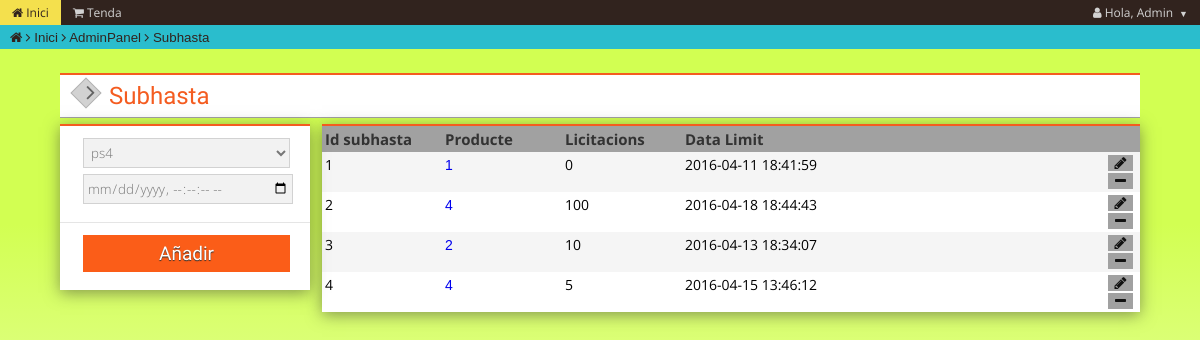
The app's page /admin/subhasta.php (signed in), older data.
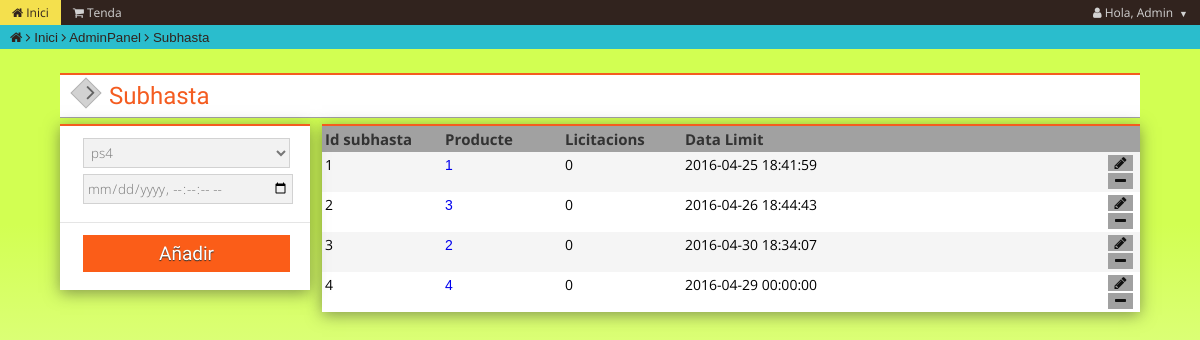
The same page, newer data.
### tables this page shows
CREATE TABLE IF NOT EXISTS `Subhasta` (
  `id_subhasta` int(10) NOT NULL AUTO_INCREMENT,
  `id_producte` int(10) NOT NULL,
  `num_licitacions` int(10) DEFAULT NULL,
  `temps` timestamp NOT NULL DEFAULT CURRENT_TIMESTAMP ON UPDATE CURRENT_TIMESTAMP,
  `completada` int(1) NOT NULL,
  PRIMARY KEY (`id_subhasta`),
  KEY `id_producte` (`id_producte`)
);

### System/Classes/Producte.php (called while the page is built, shortened)
<?php
    class Producte{
        private $id_producte;
        private $nom;
        public function view_all(){
            $db = new connexio();
            $sql = "SELECT * FROM Producte";
            $query = $db->query($sql);
            $rtn = array();
            while($obj = $query->fetch_assoc()){
                $Producte = new Producte($obj["id_producte"],$obj["nom"],$obj["descripcio"],$obj["caracteristiques"],$obj["link_img"],$obj["id_categoria"],$obj["preu_mercat"]);
                array_push($rtn, $Producte);
            }
            return $rtn;
        }
        function __construct(){
            $args = func_get_args();
            $num = func_num_args();
            $f='__construct'. $num;
        }
        function __construct0(){
            $this->id_producte=0;
            $this->nom = "";
        }
        function __construct7($a1, $a2, $a3, $a4, $a5, $a6, $a7){
            $this->id_producte=$a1;
            $this->nom = $a2;
        }
        public function getId_Producte(){
            return $this->id_producte;
        }
        public function getNom(){
            return $this->nom;
        }
    }
?>

### System/Classes/Subhasta.php (called while the page is built, shortened)
<?php
    class Subhasta{
        private $id_subhasta;
        private $id_producte;
        private $num_licitacions;
        private $temps;
        public function view_all(){
            $db = new connexio();
            $sql = "SELECT * FROM Subhasta";
            $query = $db->query($sql);
            $rtn = array();
            while($obj = $query->fetch_assoc()){
                $Subhasta = new Subhasta($obj["id_subhasta"],$obj["id_producte"],$obj["num_licitacions"],$obj["temps"]);
                array_push($rtn, $Subhasta);
            }
            return $rtn;
        }
        function __construct(){
            $args = func_get_args();
            $num = func_num_args();
            $f='__construct'. $num;
        }
        function __construct0(){
            $this->id_subhasta=0;
            $this->id_producte = "";
            $this->num_licitacions = "";
            $this->temps = "";
        }
        function __construct4($a1, $a2, $a3, $a4){
            $this->id_subhasta=$a1;
            $this->id_producte = $a2;
            $this->num_licitacions = $a3;
            $this->temps = $a4;
        }
        function __construct5($a1, $a2, $a3, $a4, $a5){
            $this->id_subhasta=$a1;
            $this->id_producte = $a2;
            $this->num_licitacions = $a3;
            $this->temps = $a4;
        }
        public function getId_Subhasta(){
            return $this->id_subhasta;
        }
        public function getId_Producte(){
            return $this->id_producte;
        }
        public function getNum_Licitacions(){
            return $this->num_licitacions;
        }
        public function getTemps(){
            return $this->temps;
        }
    }
?>

### admin/subhasta.php (the view, shortened to what this page needs)
<?php
$migas='#Inici|../index.php#AdminPanel|index.php#Subhasta';
include "../Public/layouts/menu.php";
?>
<div class="user-box">
    <div class="user-content">
        <div class="user-title"><a href="../admin/"><span class="sb-return"><i class="fa fa-angle-left sb-return-icon"></i></span></a><h3>Subhasta</h3></div>
        <div class="caixa caixa1">
            <form method="POST" name="myForm" action="../System/Protocols/Subhasta_Inserir.php">
                <div class="user-info">
                    <div class="input-1">
                        <?php
                            require_once('../System/Classes/Producte.php');
                            $Producte = new Producte();
                            $rtn = $Producte->view_all();
                            echo '<select class="input" id="cat" value="" type="text" name="producte" autofocus required>';
                            foreach ($rtn as $row) {
                                echo '<option value="'.$row->getId_Producte().'">'.$row->getNom().'</option>';
                            }
                            echo '</select>';
                        ?>
                    </div>
                    <div class="input-1">
                        <input class="input" id="cat" placeholder="time" value="" type="datetime-local" name="time"  step="1" required>
                    </div>
                </div>
                <div style="border:none;" class="user-info" >
                    <div class="input-1">
                        <input id="logbutton" type="submit" value="Añadir">
                    </div>
                </div>
            </form>
        </div>
        <div class="caixa caixa2">
            <ul class="row">
                <li class="cell cellsubid celltop">Id subhasta</li>
                <li class="cell cellproid celltop">Producte</li>
                <li class="cell celllicit celltop">Licitacions</li>
                <li class="cell celldata celltop">Data Limit</li>
                <a class="cell celldel celltop" href="#"><li><strong>&nbsp;</strong></li></a>
                <a class="cell celldel celltop" href="#"><li><strong>&nbsp;</strong></li></a>
            </ul>
            <?php
                require_once('../System/Classes/Subhasta.php');
                $Subhasta = new Subhasta();
                $Subhasta = $Subhasta->view_all();
                $i = 0;
                foreach ($Subhasta as $row) {
                    $id_subasta = $row->getId_Subhasta();
                    $id_producte = $row->getId_Producte();
                    $licitacions = $row->getNum_Licitacions();
                    $temps = $row->getTemps();
                        if ( $i%2 == 0){
                           echo '
                            <ul class="row1">
                                <li class="cell cellsubid">'.$id_subasta.'&nbsp;</li>
                                <li class="cell cellproid"><a href=proDetail.php?idPro='.$id_producte.'>'.$id_producte.'</a>&nbsp;</li>
                                <li class="cell celllicit">'.$licitacions.'&nbsp;</li>
                                <li class="cell celldata">'.$temps.'&nbsp;</li>
                                <a class="cell celldel" href="modSub.php?modSub='.$id_subasta.'"><li><i class="fa fa-pencil" aria-hidden="true"></i></li></a><br>
                                <a class="cell celldel" href="delSub.php?delSub='.$id_subasta.'"><li><i class="fa fa-minus" aria-hidden="true"></i></li></a>
                            </ul>
                            ';
                        }else{
                            echo '
                            <ul class="row2">
                                <li class="cell cellsubid">'.$id_subasta.'&nbsp;</li>
                                <li class="cell cellproid"><a href=proDetail.php?idPro='.$id_producte.'>'.$id_producte.'</a>&nbsp;</li>
                                <li class="cell celllicit">'.$licitacions.'&nbsp;</li>
                                <li class="cell celldata">'.$temps.'&nbsp;</li>
                                <a class="cell celldel" href="modSub.php?modSub='.$id_subasta.'"><li><i class="fa fa-pencil" aria-hidden="true"></i></li></a><br>
                                <a class="cell celldel" href="delSub.php?delSub='.$id_subasta.'"><li><i class="fa fa-minus" aria-hidden="true"></i></li></a>
                            </ul>
                            ';
                        }
                    $i++;
                }
            ?>
        </div>
    </div>
</div>
<?php include "../Public/layouts/footer.php";?>

### Public/layouts/menu.php (shortened to what this page needs)
<html>
    <head>
        <?php
            $self = $_SERVER['PHP_SELF'];
            if (strpos($self,"admin/")) {
                echo '<link rel="stylesheet" href="http://netdna.bootstrapcdn.com/font-awesome/4.0.3/css/font-awesome.min.css" />';
            }else if (strpos($self,"user/")) {
                include "../System/Protocols/test.php";
                echo '<LINK REL=StyleSheet HREF="../Public/css/font-awesome.css" TYPE="text/css" MEDIA=screen>';
                echo '<LINK REL=StyleSheet HREF="../Public/css/style.css" TYPE="text/css" MEDIA=screen>';
                echo '<LINK REL=StyleSheet HREF="../Public/css/menu.css" TYPE="text/css" MEDIA=screen>';
                echo '<LINK REL=StyleSheet HREF="../Public/css/panellUser.css" TYPE="text/css" MEDIA=screen>';
                echo '<script src="../Public/jquery/jquery-1.12.0.min.js"></script>';
                echo '<script src="../Public/jquery/jquery-ui.min.js"></script>';
                echo '<link rel="shortcut icon" href="../favicon.ico">';
            }
        ?>
    </head>
    <body>
    <div class="header-box">
        <?php
            if(isset($_SESSION['usuari'])){
                $value=$_SESSION['usuari'];
            }
            echo '<div class="header-nav">';
                echo'<ul class="nav">';
                    if (strpos($self,"admin/")) {
                        echo'<li><a href="../index.php"><i class="fa fa-home" aria-hidden="true">&nbsp;</i>Inici</a> <span class="flecha">&#9660</span></li>';
                        echo'<li><a href="../subhasta.php"><i class="fa fa-shopping-cart" aria-hidden="true">&nbsp;</i>Tenda</a> <span class="flecha">&#9660</span></li>';
                        if(!isset($_SESSION['usuari'])){
                            header('Location: ../login.php');
                        }else{
                            if($value['id_tipus'] == 1){
                                echo'<li style="float:right;"><a><i class="fa fa-user" aria-hidden="true">&nbsp;</i>Hola, ';
                                echo $value['user'];
                                echo'<span class="flecha">&#9660</span></a>';
                                echo'</li>';
                            }else{
                                header('Location: ../index.php');
                            }
                        }
                    }else if (strpos($self,"user/")) {
                        echo'<li><a href="../index.php"><i class="fa fa-home" aria-hidden="true">&nbsp;</i> Inici</a> <span class="flecha">&#9660</span></li>';
                        echo'<li><a href="../subhasta.php"><i class="fa fa-shopping-cart" aria-hidden="true">&nbsp;</i>Tenda</a> <span class="flecha">&#9660</span></li>';
                        if(!isset($_SESSION['usuari'])){
                            header('Location: ../login.php');
                        }else{
                            echo'<li style="float:right;"><a><i class="fa fa-user" aria-hidden="true">&nbsp;</i>Hola, ';
                            echo $value['user'];
                            echo'<span class="flecha">&#9660</span></a>';
                                echo'<ul class="panel-ul">';
                                    echo'<div class="panel-zone">';
                                        echo'<div class="panel-img">';
                                            echo'<img src="../Public/img/login.png">';
                                        echo'</div>';
                                        echo'<div class="panel-links">';
                                            if($value['id_tipus'] == 1){
                                                echo'<a href="../admin/"><i class="fa fa-wrench" aria-hidden="true">&nbsp;</i>AdminPanel</a>';
                                            }
                                            echo'<a href="../user/"><i class="fa fa-cog" aria-hidden="true">&nbsp;</i>Configuració</a>';
                                            echo'<a href="../logout.php"><i class="fa fa-sign-out" aria-hidden="true">&nbsp;</i>Sortir</a>';
                                        echo'</div>';
                                    echo'</div>';
                                echo'</ul>';
                            echo'</li>';
                        }
                    }
                echo'</ul>';
            echo'</div>';
        ?>
        <div class="header-logo">
            <?php
                $migasdepan = explode("#",$migas);
                $contmigas = count($migasdepan);
                echo '&nbsp; <i class="fa fa-home"></i> <i class="fa fa-angle-right"></i>';
                for ($i = 0; $i < $contmigas; $i++){
                    $pan = explode("|", $migasdepan[$i]);
                    if ($i <= 1){
                        if(count($pan) == 2){
                            echo '<a href="'.$pan[1].'"> '.$pan[0].'</a> ';
                        }else{
                            echo '<a> '.$pan[0].'</a> ';
                        }
                    }else{
                        if(count($pan) == 2){
                            echo '<i class="fa fa-angle-right"></i><a href="'.$pan[1].'"> '.$pan[0].'</a> ';
                        }else{
                            echo '<i class="fa fa-angle-right"></i><a> '.$pan[0].'</a> ';
                        }
                    }
                }
            ?>
        </div>
    </div>

### Public/layouts/footer.php (shortened to what this page needs)
        <div class="footer-box">
        </div>
    </body>
</html>

### Public/css/style.css (style rules this page uses)
body { background-color: #DDF45B; font-family: 'Open Sans', sans-serif; }
form { font-family: 'Open Sans', sans-serif; }
.input { background: #ffffff; height: 30px; padding: 3px; border-radius: 3px; color: #777777; position: relative; outline: none; font-weight: 300; font-family: inherit; margin-bottom: 6px; border: none; }
.input-1, .input-2 { display: -webkit-flex; display: flex; }
.input-1, .input-2 > div { font-family: 'Open Sans', sans-serif; }
.input-1 > .input { width: 100%; margin-left: 3px; }
#logbutton { width: 100%; margin-left: 3px; padding: 7px 20px; font-size: 14px; border-radius: 3px; color: #ffffff; background-color: #09afdf; border: none; outline: none; margin-bottom: 6px; }

### Public/css/menu.css (style rules this page uses)
.header-box { width:100%; margin: 0 auto; float: top; background-color:rgba(0,173,237,0.8); }
.header-logo { padding: 3px; font-family: 'Open Sans', sans-serif; color: #31231E; font-size: smaller; font-weight: 400; }
.header-logo > a { color: #31231E; }
* { font-family:Arial, Helvetica, sans-serif; list-style:none; text-decoration: none; margin:0; padding:0; }
.header-nav { overflow: hidden; margin:auto; font-family:Arial, Helvetica, sans-serif; background-color: #31231E; }
ul, ol { list-style:none; }
.nav > li { float:left; }
.nav li a { font-size: 12px; color:#d2d2d2; text-decoration:none; padding:4px 12px; display:block; background-color: #31231E; font-family: 'Open Sans', sans-serif; font-weight: 400; -webkit-touch-callout:none; -webkit-user-select:none; -khtml-user-select:none; -moz-user-select:none; -ms-user-select:none; user-select:none; -webkit-tap-highlight-color:rgba(0,0,0,0); }
.nav li .flecha { font-size: 9px; padding-left: 6px; display: none; }
.nav li a:not(:last-child) .flecha { display: inline; }

Row changes from the older to the newer data that the page shows:
changed subhasta id 1: temps "2016-04-11 18:41:59" → "2016-04-25 18:41:59"
changed subhasta id 2: id_producte "4" → "3"; num_licitacions "100" → "0"; temps "2016-04-18 18:44:43" → "2016-04-26 18:44:43"
changed subhasta id 3: num_licitacions "10" → "0"; temps "2016-04-13 18:34:07" → "2016-04-30 18:34:07"
changed subhasta id 4: num_licitacions "5" → "0"; temps "2016-04-15 13:46:12" → "2016-04-29 00:00:00"
